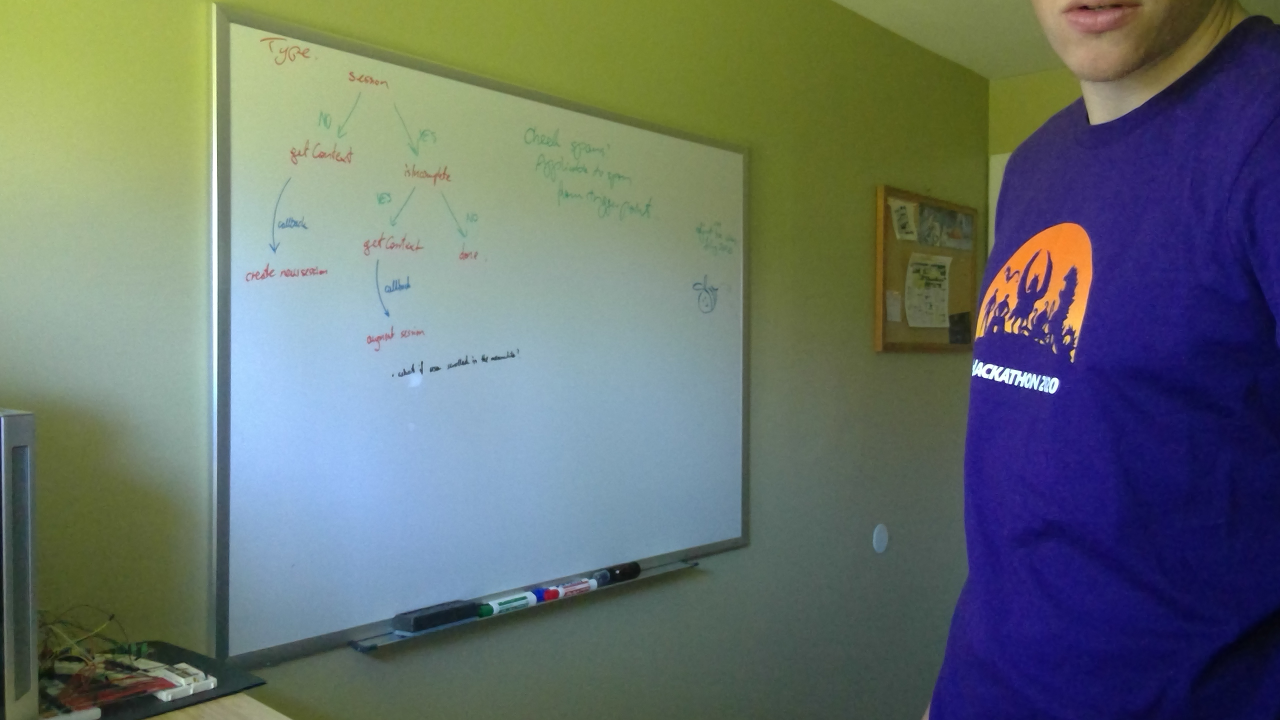
#> input picture PythonVersion/samples/1.jpg, 2560 x 1440 px, given in place of the camera (shown at 1/2 size)
$ python WhiteBoardCropper.py
#> lines starting #> are read from the running program, lines starting #| are printed output that depends on the picture; after the words box and inside, x2 and y2 are one past the last pixel; in counts of white or black regions, pixels touching at a corner belong together
### PythonVersion/FinalVersion/WhiteBoardFinder.py
from skimage import exposure
import numpy as np
import imutils
import cv2
import math

class WhiteBoardFinder:

    def __init__(self, precision, canny1, canny2):
        self.precision = precision
        self.canny1 = canny1
        self.canny2 = canny2
        self.biggestAreaContours = None
        self.largestAreaFound = 1000

    def resetCache(self):
        self.biggestAreaContours = None
        self.largestAreaFound = 1000

    def findBoard(self, image):
        # compute the ratio of the old height
        # to the new height, clone it, and resize it
        ratio = image.shape[0] / 300.0
        orig = image.copy()
        image = imutils.resize(image, height = 300)
        # convert the image to grayscale, blur it, and find edges
        # in the image
        gray = cv2.cvtColor(image, cv2.COLOR_BGR2GRAY)
        gray = cv2.bilateralFilter(gray, 5, 17, 17)
        edged = cv2.Canny(gray, self.canny1, self.canny2)

        # FIND THE SCREEN
        # find contours in the edged image, keep only the largest
        # ones, and initialize our screen contour
        cnts = cv2.findContours(edged.copy(), cv2.RETR_TREE, cv2.CHAIN_APPROX_SIMPLE)
        cnts = imutils.grab_contours(cnts)
        cnts = sorted(cnts, key = cv2.contourArea, reverse = True)[:10]
        screenCnt = None
        area = None

        # loop over our contours WHICH ARE NOW SORTED IN ORDER FROM BIGGEST DOWN
        for c in cnts:
            # approximate the contour
            peri = cv2.arcLength(c, True)
            area = cv2.contourArea(c)

            # There is no way a tiny board can happen so limit min size
            if (area < self.largestAreaFound-100):
                continue

            # If it is the largest go with it
            elif (self.biggestAreaContours is not None and area == self.largestAreaFound):
                screenCnt = BiggestAreaContours
                break

            approxOutline = cv2.approxPolyDP(c, self.precision * peri, True)

            # if our approximated contour has four or more points, then
            # we can assume that we have found our screen and can do further
            # processing if needed
            if len(approxOutline) >= 4:

                # if we made it this far it is a good contour and so we can save it
                LargestAreaFound = area
                BiggestAreaContours = approxOutline

                screenCnt = approxOutline
                break

        if (screenCnt is None):
            cv2.putText(image, "Whiteboard lost. Please press r to reset", (5, 25), cv2.FONT_HERSHEY_COMPLEX , 0.5, (0, 255, 0))
            screenCnt = self.biggestAreaContours

        return screenCnt, ratio, image, edged, area

### PythonVersion/FinalVersion/ImageWarper.py
from skimage import exposure
import numpy as np
import imutils
import cv2
import math

class ImageWarper:

    def __init__(self, whiteBoardFinder):
        self.whiteBoardFinder = whiteBoardFinder
        self.bestWarpFound = None

    def resetCache(self):
        self.biggestAreaContours = None
        self.largestAreaFound = None

    def getDistanceFromPoint(point, point2 = (0,0)):
        return math.sqrt((point[0] - point2[0])**2 + (point[1] - point2[1])**2)

    # [13 lines left out: function orderPoints, not called in this run]

    def warpPerspective(self, orig, screenCnt, resizeRatio, area):

        warp = None

        if (self.bestWarpFound is None or area != self.whiteBoardFinder.largestAreaFound):
            # now that we have our screen contour, we need to determine
            # the top-left, top-right, bottom-right, and bottom-left
            # points so that we can later warp the image -- we'll start
            # by reshaping our contour to be our finals and initializing
            # our output rectangle in top-left, top-right, bottom-right,
            # and bottom-left order
            pts = screenCnt.reshape(4, 2)
            rect = np.zeros((4, 2), dtype = "float32")
            # the top-left point has the smallest sum whereas the
            # bottom-right has the largest sum
            s = pts.sum(axis = 1)
            rect[0] = pts[np.argmin(s)]
            rect[2] = pts[np.argmax(s)]
            # compute the difference between the points -- the top-right
            # will have the minumum difference and the bottom-left will
            # have the maximum difference
            diff = np.diff(pts, axis = 1)
            rect[1] = pts[np.argmin(diff)]
            rect[3] = pts[np.argmax(diff)]

            # multiply the rectangle by the original ratio
            rect *= resizeRatio
            # now that we have our rectangle of points, let's compute
            # the width of our new image
            (tl, tr, br, bl) = rect
            widthA = np.sqrt(((br[0] - bl[0]) ** 2) + ((br[1] - bl[1]) ** 2))
            widthB = np.sqrt(((tr[0] - tl[0]) ** 2) + ((tr[1] - tl[1]) ** 2))
            # ...and now for the height of our new image
            heightA = np.sqrt(((tr[0] - br[0]) ** 2) + ((tr[1] - br[1]) ** 2))
            heightB = np.sqrt(((tl[0] - bl[0]) ** 2) + ((tl[1] - bl[1]) ** 2))
            # take the maximum of the width and height values to reach
            # our final dimensions
            maxWidth = max(int(widthA), int(widthB))
            maxHeight = max(int(heightA), int(heightB))
            # construct our destination points which will be used to
            # map the screen to a top-down, "birds eye" view
            dst = np.array([
                [0, 0],
                [maxWidth - 1, 0],
                [maxWidth - 1, maxHeight - 1],
                [0, maxHeight - 1]], dtype = "float32")
            # calculate the perspective transform matrix and warp
            # the perspective to grab the screen
            M = cv2.getPerspectiveTransform(rect, dst)

            warp = cv2.warpPerspective(orig, M, (maxWidth, maxHeight))

            self.bestWarpFound = warp
        else:
            warp = self.bestWarpFound
        # convert the warped image to grayscale and then adjust
        # the intensity of the pixels to have minimum and maximum
        # values of 0 and 255, respectively
        warp = exposure.rescale_intensity(warp, out_range = (0, 1))

        return warp

### PythonVersion/FinalVersion/ImageEnhancer.py
from skimage import exposure
import numpy as np
import imutils
import cv2
import math

class ImageEnhancer:

    def enhance(self, image):
        # See clarity.py
        # Somehow we're getting float64 image. convert it to something that cvtColor can understand
        image = (image*255).astype('uint8')
        gray = cv2.cvtColor(image, cv2.COLOR_BGR2GRAY)
        # adaptiveThreshold accepts single channel (grayscale) images
        # Good values are 198 for the threshold, and a low blockSize, e.g. 3
        at = cv2.adaptiveThreshold(gray, 198, cv2.ADAPTIVE_THRESH_GAUSSIAN_C, cv2.THRESH_BINARY_INV,3,2)

        foreground = cv2.bitwise_and(image, image, mask=at)

        # Get the background. Blur it an desaturate it
        #backgroundBlur = cv2.GaussianBlur(image, (15, 15), cv2.BORDER_DEFAULT)
        #backgroundBlur = cv2.bilateralFilter(image, 5, TestValue, TestValue)
        backgroundBlur = image # don't do any smoothing of the background

        amplifiedLight = 0.3
        addedGamma = 0.2
        # Make the background brighter prior to multiplication
        # Values 0.0, 0.9 and 0.5 (=128) seem to do well
        washedOut = cv2.addWeighted(backgroundBlur, 1.0, backgroundBlur, amplifiedLight, addedGamma*255)
        # remove the area taken care of by the edge detector
        # I can't figure out why, but we can't use mask=bitwise_not(at) like above.
        # BTW we convert to BGR is that the two arrays for bitwise_and must match number of channels
        mask = cv2.cvtColor(at, cv2.COLOR_GRAY2BGR)
        backgroundMask = cv2.bitwise_not(mask)
        background = cv2.bitwise_and(washedOut, backgroundMask)

        # Combine background with foreground
        composite = cv2.add(background, foreground)
        return composite

### PythonVersion/FinalVersion/WhiteBoardCropper.py
#Source for findBoard: https://www.pyimagesearch.com/2014/04/21/building-pokedex-python-finding-game-boy-screen-step-4-6/
#Source for warpPerspective: https://www.pyimagesearch.com/2014/05/05/building-pokedex-python-opencv-perspective-warping-step-5-6/

# import the necessary packages
from skimage import exposure
import numpy as np
import imutils
import cv2
import math

#import our classes
from ImageEnhancer import ImageEnhancer
from ImageWarper import ImageWarper
from WhiteBoardFinder import WhiteBoardFinder

# adjustments
Precision = 0.12
Canny1 = 30
Canny2 = 265
ShowCalibrationWindow = False


print(
" __          ___     _ _       _                         _    _____                                  \n" +
" \ \        / / |   (_) |     | |                       | |  / ____|                                 \n" +
"  \ \  /\  / /| |__  _| |_ ___| |__   ___   __ _ _ __ __| | | |     _ __ ___  _ __  _ __   ___ _ __  \n" +
"   \ \/  \/ / | '_ \| | __/ _ \ '_ \ / _ \ / _` | '__/ _` | | |    | '__/ _ \| '_ \| '_ \ / _ \ '__| \n" +
"    \  /\  /  | | | | | ||  __/ |_) | (_) | (_| | | | (_| | | |____| | | (_) | |_) | |_) |  __/ |    \n" +
"     \/  \/   |_| |_|_|\__\___|_.__/ \___/ \__,_|_|  \__,_|  \_____|_|  \___/| .__/| .__/ \___|_|    \n" +
"                                                                             | |   | |               \n" +
"                                                                             |_|   |_|               \n" +
"Controls:                                                                                            \n" +
"q = exit    r = reset    c = toggle calibration window                                               \n"
)

# initialize our classes
whiteBoardFinder = WhiteBoardFinder(Precision, Canny1, Canny2)
imageWarper = ImageWarper(whiteBoardFinder)
imageEnhancer = ImageEnhancer()

# start the camera
capture = cv2.VideoCapture(0, cv2.CAP_DSHOW)
capture.set(cv2.CAP_PROP_FRAME_WIDTH, 2560)
capture.set(cv2.CAP_PROP_FRAME_HEIGHT, 1440)
if not capture.isOpened():
    print("Cannot open camera")
    exit()

# start render loop
while True:
    # get data from camera
    ret, image = capture.read()
#> image is the input picture: shape (1440, 2560, 3); mean B, G, R 110.3, 113.3, 102.7

    # find the board
    contours, resizeRatio, annotatedImg, edges, area = whiteBoardFinder.findBoard(image)
#> in findBoard, `gray = cv2.cvtColor(image, cv2.COLOR_BGR2GRAY)`:
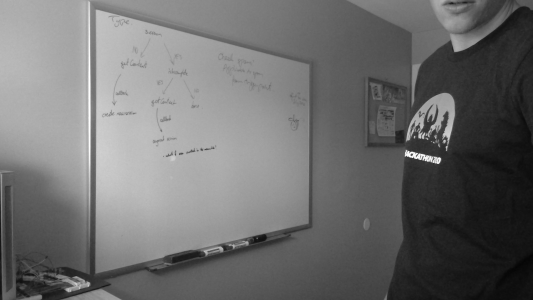
#> gray: shape (300, 533); min 4, max 255, mean 109.8
#> in findBoard, `edged = cv2.Canny(gray, self.canny1, self.canny2)`:
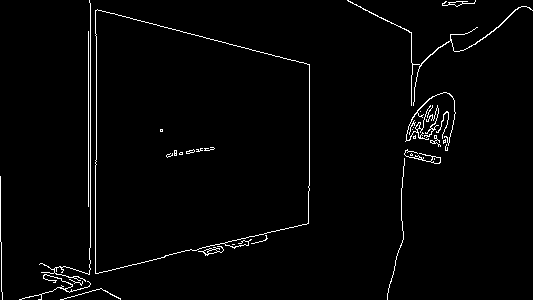
#> edged: shape (300, 533); 2.1% white in thin lines or dots
#> in findBoard, `cnts = cv2.findContours(edged.copy(), cv2.RETR_TREE, cv2.CHAIN_APPROX_..`: cnts = 55 contours, 45 with area under 20; largest, box (x1, y1, x2, y2) and area: (95, 9, 310, 274) 45040, (95, 9, 310, 274) 45028, (347, 0, 533, 106) 92, (404, 149, 441, 164) 76, (405, 92, 456, 146) 60
#> in findBoard, `cnts = sorted(cnts, key = cv2.contourArea, reverse = True)[:10]`: cnts = 10 contours; largest, box (x1, y1, x2, y2) and area: (95, 9, 310, 274) 45040, (95, 9, 310, 274) 45028, (347, 0, 533, 106) 92, (404, 149, 441, 164) 76, (405, 92, 456, 146) 60
#> the loop in findBoard, `for c in cnts:` made 2 passes
#> (peri, area, LargestAreaFound, screenCnt) on pass 2: (895.9, 45028.5, 45028.5, [[97, 9], [309, 65], [306, 224], [95, 272]])
#> contours = [[97, 9], [309, 65], [306, 224], [95, 272]]; resizeRatio = 4.8; area = 45028.5

    if not ShowCalibrationWindow and contours is not None and len(contours) > 0:
        # process the image
        cropped = imageWarper.warpPerspective(image, contours, resizeRatio, area)
#> in warpPerspective, `pts = screenCnt.reshape(4, 2)`: pts = [[97, 9], [309, 65], [306, 224], [95, 272]]
#> in warpPerspective, `s = pts.sum(axis = 1)`: s = [106, 374, 530, 367]
#> in warpPerspective, `diff = np.diff(pts, axis = 1)`: diff = [-88, -244, -82, 177]
#> in warpPerspective, `rect *= resizeRatio`: rect = [[465.6, 43.2], [1483.2, 312], [1468.8, 1075.2], [456, 1305.6]]
#> in warpPerspective, `(tl, tr, br, bl) = rect`: tl = [465.6, 43.2]; tr = [1483.2, 312]; br = [1468.8, 1075.2]; bl = [456, 1305.6]
#> in warpPerspective, `widthA = np.sqrt(((br[0] - bl[0]) ** 2) + ((br[1] - bl[1]) ** 2))`: widthA = 1038.7
#> in warpPerspective, `widthB = np.sqrt(((tr[0] - tl[0]) ** 2) + ((tr[1] - tl[1]) ** 2))`: widthB = 1052.5
#> in warpPerspective, `heightA = np.sqrt(((tr[0] - br[0]) ** 2) + ((tr[1] - br[1]) ** 2))`: heightA = 763.3
#> in warpPerspective, `heightB = np.sqrt(((tl[0] - bl[0]) ** 2) + ((tl[1] - bl[1]) ** 2))`: heightB = 1262.4
#> in warpPerspective, `maxWidth = max(int(widthA), int(widthB))`: maxWidth = 1052
#> in warpPerspective, `maxHeight = max(int(heightA), int(heightB))`: maxHeight = 1262
#> in warpPerspective, `dst = np.array([ [0, 0], [maxWidth - 1, 0], [maxWidth - 1, maxHeight -..`: dst = [[0, 0], [1051, 0], [1051, 1261], [0, 1261]]
#> in warpPerspective, `M = cv2.getPerspectiveTransform(rect, dst)`: M = [[0.527, 0.004, -245.3], [-0.22, 0.833, 66.44], [-0.000327, -1.18e-05, 1]]
#> in warpPerspective, `warp = cv2.warpPerspective(orig, M, (maxWidth, maxHeight))`:
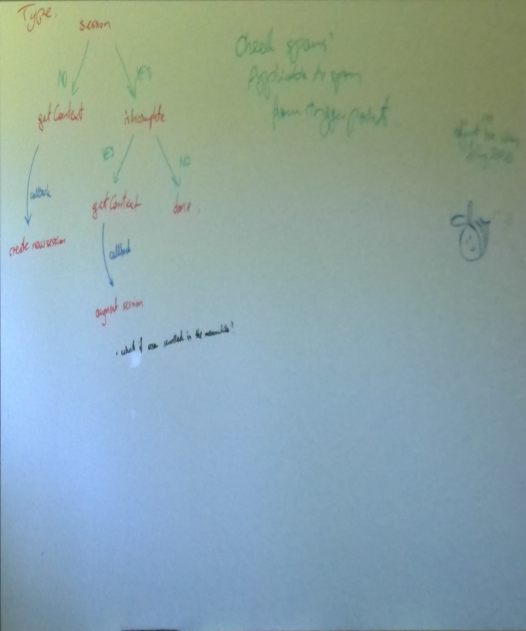
#> warp: shape (1262, 1052, 3) (shown at 1/2 size); mean B, G, R 166.9, 165, 140.2
        annotatedImg = imageEnhancer.enhance(cropped)
#> in enhance, `gray = cv2.cvtColor(image, cv2.COLOR_BGR2GRAY)`:
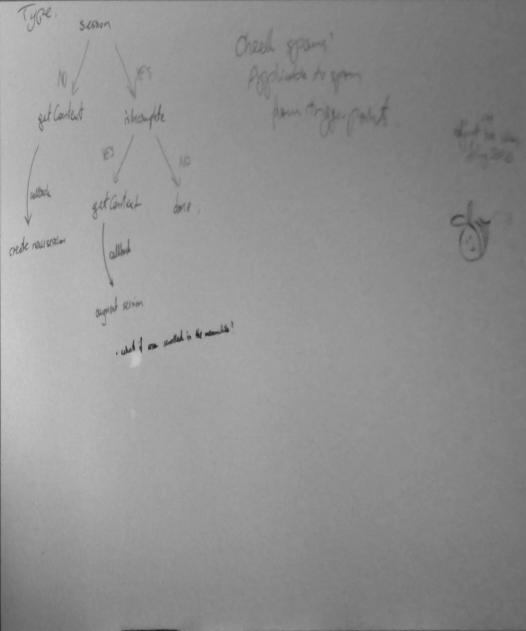
#> gray: shape (1262, 1052) (shown at 1/2 size); min 18, max 209, mean 145.3
#> in enhance, `foreground = cv2.bitwise_and(image, image, mask=at)`:
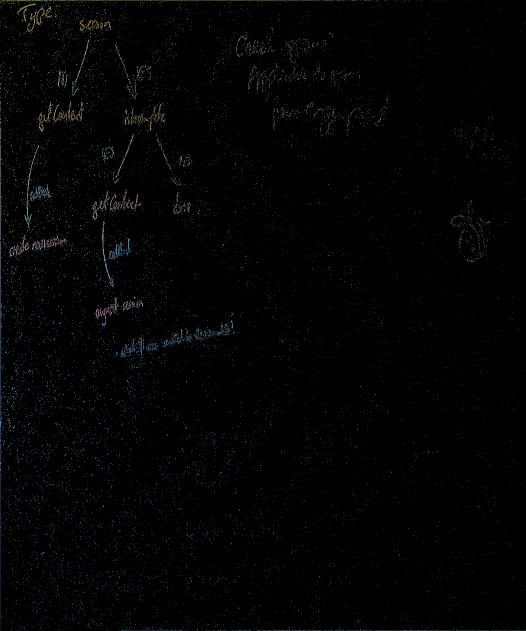
#> foreground: shape (1262, 1052, 3) (shown at 1/2 size); mean of channels 0, 1, 2 2.2, 2.2, 1.9; drawn as B, G, R
#> in enhance, `backgroundMask = cv2.bitwise_not(mask)`:
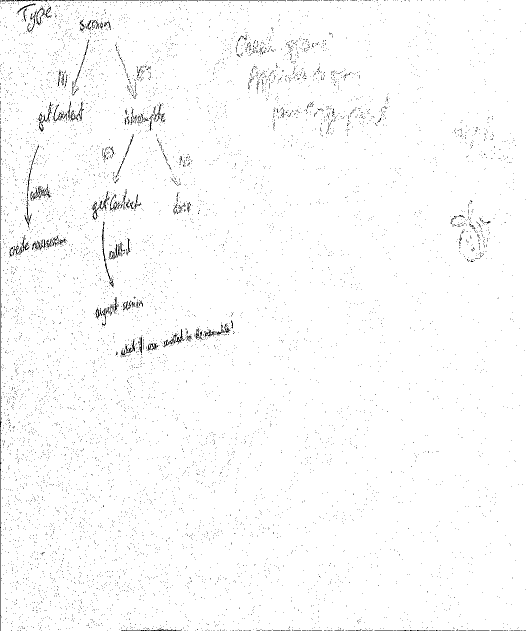
#> backgroundMask: shape (1262, 1052, 3) (shown at 1/2 size); values 57 (black) and 255 (white), 98.4% white; black in thin lines or dots
#> in enhance, `background = cv2.bitwise_and(washedOut, backgroundMask)`:
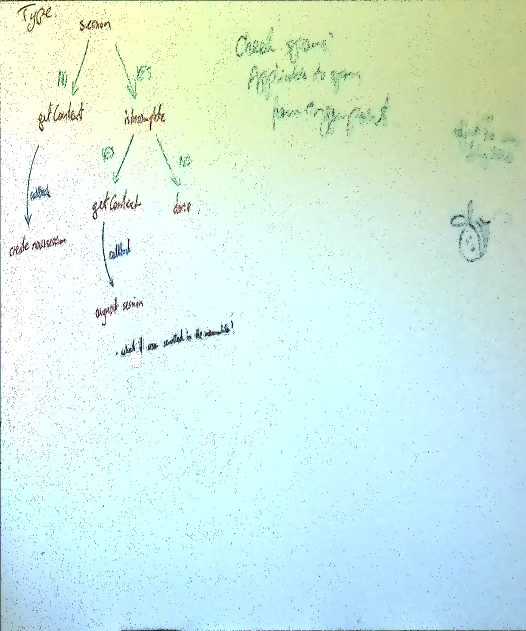
#> background: shape (1262, 1052, 3) (shown at 1/2 size); mean of channels 0, 1, 2 228.5, 238.5, 210.7; drawn as B, G, R

    cv2.imshow('Whiteboard Cropper', imutils.resize(annotatedImg))

    # the overly elaborate controls
    key = cv2.waitKey(1)
#> (key q is pressed here)
    if key == ord('q'): # exit
        break

    elif key == ord('r'): # reset
        imageWarper.resetCache()
        whiteBoardFinder.resetCache()

    elif key == ord('c'): #calibration window
        ShowCalibrationWindow = not ShowCalibrationWindow

# release resources
capture.release()
cv2.destroyAllWindows()
